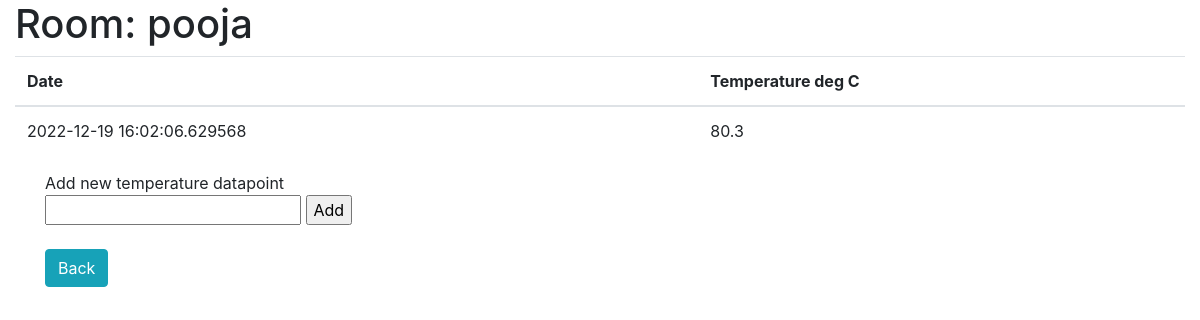
/temperatures/room/3, run on the app's committed database.
### app.py (models this page shows, shortened)
class Rooms(db.Model):
    id = db.Column(db.Integer,primary_key=True)
    room_name = db.Column(db.String(200),nullable=False, unique=True)
    date = db.Column(db.DateTime, default=datetime.utcnow)
    room_id = db.relationship('Temperatures', cascade='all,delete' ,backref='rooms')

class Temperatures(db.Model):
    id = db.Column(db.Integer,primary_key=True)
    date = db.Column(db.DateTime, default=datetime.utcnow)
    temperature = db.Column(db.Float, nullable=False)
    room_id = db.Column(db.Integer,db.ForeignKey('rooms.id'), nullable=False)

### app.py (the view)
@app.route("/temperatures/room/<int:room_id>", methods=['GET'])
def get_room_temperatures(room_id):
    if request.method == "GET":
        room = Rooms.query.get_or_404(room_id)
        temps = Temperatures.query.with_entities(Temperatures.id,Temperatures.temperature,Temperatures.date)\
                        .join(Rooms, Temperatures.room_id == Rooms.id)\
                        .filter(Temperatures.room_id==room_id).all()
        date_values = [d.date.strftime("%Y-%m-%d %H:%M:%S") for d in temps ]
        temp_values = [d.temperature for d in temps]
        df = pd.DataFrame(list(zip(date_values, temp_values)),columns =['DateTime', 'Temperature'])
        fig = px.line(df, x='DateTime', y='Temperature')
        fig.update_layout({'plot_bgcolor':'rgba(0,0,0,0)','paper_bgcolor':'rgba(0,0,0,0)'})
        graphJSON = json.dumps(fig, cls=plotly.utils.PlotlyJSONEncoder)
        return render_template('room_temperatures.html',room_name=room.room_name,temperatures=temps,room_id=room_id,graphJSON=graphJSON)

### templates/room_temperatures.html (shortened to what this page needs)
{% extends 'base.html' %}
{% block body %}
<div class="container-fluid">
    <h1>Room: {{ room_name }}</h1>
    {% if temperatures|length < 1 %}
    <h4>No temperatures available for this room</h4>
    {% else %}
    <table class="table styled-table">
        <thead>
            <tr>
                <th>Date</th>
                <th>Temperature deg C</th>
            </tr>
        </thead>
        <tbody>
            {% for temp in temperatures %}
            <tr>
                <td>{{ temp.date }}</td>
                <td>{{ temp.temperature }}</td>
            </tr>
            {% endfor %}
        </tbody>
    </table>
    {% endif %}
    <div class="container">
        <div style="align-items: right;">
            Add new temperature datapoint
            <form class="form" action="/temperature/{{ room_id }}/9999.9" method="POST">
                <input class="add_text_input" type="number" step="any" name="temperature_value" id="temperature_value">
                <input class="add_btn_input" type="submit" value="Add">
            </form>
        </div>
    </div>
    <br>
    <div class="container">
        <a href="/rooms" class="btn btn-info">Back</a>
    </div>
</div>
{% endblock %}

### data on the page
Rooms: room_name "pooja"
Temperatures: date "2022-12-19 16:02:06.629568", temperature "80.3"
